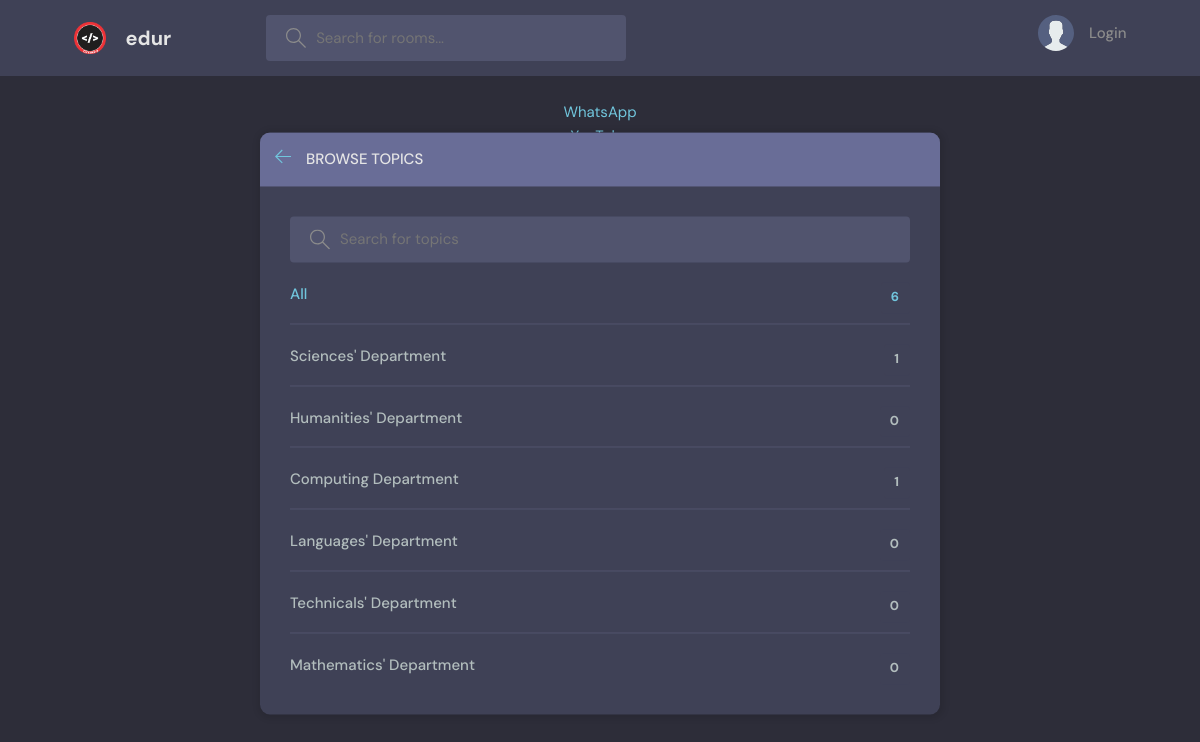
Page /topics/ on the committed database.
### base/models.py (models this page shows, shortened)
class Topic(models.Model):
    name = models.CharField(max_length=255)

### base/views.py (the view)
# urls.py: path('topics/', views.topicsPage, name="topics"),
def topicsPage(request):
    q = request.GET.get('q') if request.GET.get('q') != None else ''
    topics = Topic.objects.filter(name__icontains=q)
    context = {
        'topics': topics
    }
    return render(request, 'base/topics.html', context)

### base/templates/base/topics.html (shortened to what this page needs)
{% extends 'main.html' %} {% block content %}
<main class="create-room layout">
  <div class="container">
    <div class="layout__box">
      <div class="layout__boxHeader">
        <div class="layout__boxTitle">
          <a href="{% url 'home' %}">
            <svg
              version="1.1"
              xmlns="http://www.w3.org/2000/svg"
              width="32"
              height="32"
              viewBox="0 0 32 32"
            >
              <title>arrow-left</title>
              <path
                d="M13.723 2.286l-13.723 13.714 13.719 13.714 1.616-1.611-10.96-10.96h27.625v-2.286h-27.625l10.965-10.965-1.616-1.607z"
              ></path>
            </svg>
          </a>
          <h3>Browse Topics</h3>
        </div>
      </div>
      <div class="topics-page layout__body">
        <form action="" method="GET" class="header__search">
          <label>
            <input name="q" placeholder="Search for topics" />
          </label>
        </form>
        <ul class="topics__list">
          <li>
            <a href="{% url 'topics' %}" class="active"
              >All <span>{{topics.count}}</span></a
            >
          </li>
          {% for topic in topics %}
          <li>
            <a href="{% url 'home' %}?q={{topic.name}}"
              >{{ topic.name }} <span>{{topic.room_set.all.count}}</span></a
            >
          </li>
          {% endfor %}
        </ul>
      </div>
    </div>
  </div>
</main>
{% endblock content %}

### static/styles/style.css (style rules this page uses)
:root { --color-main: #71c6dd; --color-main-light: #e1f6fb; --color-dark: #3f4156; --color-dark-medium: #51546e; --color-dark-light: #696d97; --color-light: #e5e5e5; --color-gray: #8b8b8b; --color-light-gray: #b2bdbd; --color-bg: #2d2d39; --color-success: #5dd693; --color-error: #fc4b0b; }
* { font-family: "DM Sans", -apple-system, BlinkMacSystemFont, "Segoe UI", Roboto, Oxygen, Ubuntu, Cantarell, "Open Sans", "Helvetica Neue", sans-serif; margin: 0; padding: 0; box-sizing: border-box; text-rendering: optimizeLegibility; font-size: inherit; }
html { font-size: 56.25%; }
@media only screen and (min-width: 1200px) { html { font-size: 62.5%; } }
body { line-height: 1.6; font-weight: 400; font-size: 1.5rem; color: var(--color-light-gray); background-color: var(--color-bg); min-height: 100vh; }
a { display: inline-block; color: var(--color-main); text-decoration: none; }
.container { max-width: 120rem; width: 90%; margin: auto; }
.header__search > label { background-color: var(--color-dark-medium); padding: 1.3rem 1rem; display: flex; align-items: center; gap: 1rem; border-radius: 4px; }
.header__search svg { fill: var(--color-gray); width: 2rem; height: 2rem; margin-left: 1rem; }
.header__search input { width: 30rem; background: transparent; border: none; outline: none; color: var(--color-light); }
.layout { margin-top: 2.4rem; }
.layout > .container { display: flex; justify-content: space-between; align-items: flex-start; }
.layout__box { width: 90%; max-width: 48rem; min-height: 40rem; position: absolute; top: 50%; left: 50%; transform: translate(-50%, -46%); background-color: var(--color-dark); border-radius: 1rem; box-shadow: 1px 1px 6px 3px rgba(0, 0, 0, 0.1); overflow: hidden; }
.layout__boxHeader { display: flex; padding: 1.5rem; background-color: var(--color-dark-light); }
.layout__boxTitle { display: flex; gap: 1.5rem; align-items: center; }
.layout__boxTitle h3 { text-transform: uppercase; font-weight: 500; color: var(--color-light); }
.layout__boxTitle svg { width: 1.6rem; height: 1.6rem; fill: var(--color-main); }
.layout__body { margin: 3rem; }
.topics__list { list-style: none; }
.topics__list li a { display: flex; justify-content: space-between; margin-bottom: 3rem; font-weight: 500; color: var(--color-light-gray); transition: all 0.3s ease-in-out; }
.topics__list li a.active, .topics__list li a:hover { color: var(--color-main); }
.topics__list li a span { padding: 0.5rem 1rem; background-color: var(--color-dark); border-radius: 3px; font-size: 1.3rem; font-weight: 700; letter-spacing: 1px; }
.topics-page .topics__list li:not(:last-child) a { margin: 2rem 0; padding-bottom: 1rem; text-decoration: none; border-bottom: 1px solid var(--color-dark-medium); }
.topics-page .header__search { display: block; }
.create-room.layout .layout__box { max-width: 68rem; }

### rows in the picture
Topic: name "Sciences' Department", room_set.all.count "1"
Topic: name "Humanities' Department", room_set.all.count "0"
Topic: name "Computing Department", room_set.all.count "1"
Topic: name "Languages' Department", room_set.all.count "0"
Topic: name "Technicals' Department", room_set.all.count "0"
Topic: name "Mathematics' Department", room_set.all.count "0"

### other values in the picture
{{ topics.count }} "6"
